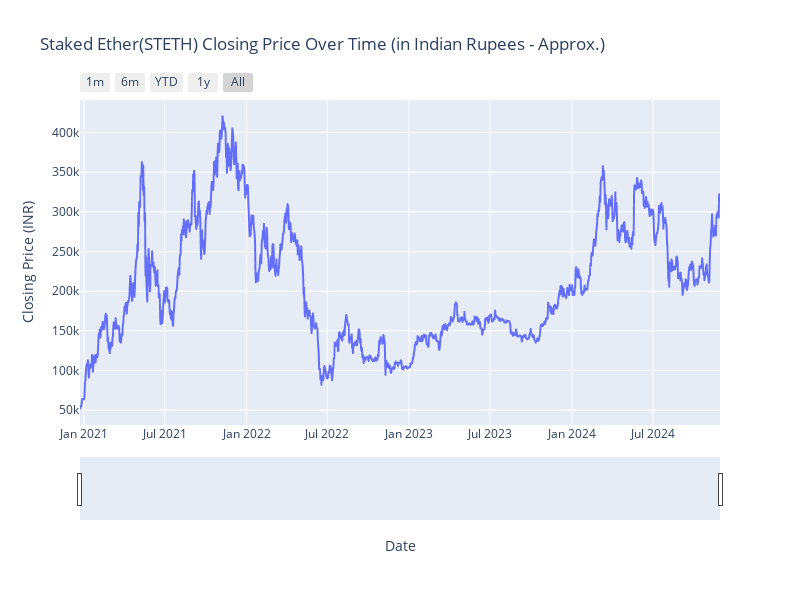

Write notebook code for a chart like this one.
### Code cell
# सुनिश्चित करें कि आपके पास आवश्यक लाइब्रेरीज़ स्थापित हैं:
# pip install plotly pandas

import pandas as pd
import plotly.express as px

# --- 1. कॉन्फ़िगरेशन ---
# आज की विनिमय दर का अनुमान (USD to INR)।
USD_TO_INR_RATE = 88.02145 
file_name = "STETH-USD From 2020 To Dec-2024.csv"

# --- 2. डेटा लोडिंग और तैयारी ---

# त्रुटि समाधान: पहले 'utf-8' का प्रयास करें, फिर 'latin-1' का उपयोग करें
try:
    df = pd.read_csv(file_name, encoding='utf-8') 
except UnicodeDecodeError:
    df = pd.read_csv(file_name, encoding='latin-1')
    
# 'Date' कॉलम को datetime ऑब्जेक्ट में बदलें
df['Date'] = pd.to_datetime(df['Date'])

# --- 3. मुद्रा परिवर्तन (INR Conversion) ---

# USD में Open और Close कीमतों को INR में बदलें
df['Open Price (INR)'] = df['Open'] * USD_TO_INR_RATE
df['Close Price (INR)'] = df['Close'] * USD_TO_INR_RATE

# --- 4. इंटरैक्टिव प्लॉट बनाना (Plotly Express) ---

fig = px.line(df,
              x='Date',
              y='Close Price (INR)',
              title='Staked Ether(STETH) Closing Price Over Time (in Indian Rupees - Approx.)',
              # Hover_data (Tooltip) में दिखाने के लिए अतिरिक्त जानकारी:
              hover_data={'Date': '|%Y-%m-%d',
                          'Open Price (INR)': ':.2f',
                          'Close Price (INR)': ':.2f',
                          'Close': False}
             )

# --- 5. ड्रिल-डाउन/ज़ूम और साइज़ सुविधाएँ जोड़ना ---

# X-axis में रेंज स्लाइडर जोड़ना
fig.update_xaxes(
    rangeslider_visible=True,
    # रेंज सेलेक्टर बटन जोड़ना
    rangeselector=dict(
        buttons=list([
            dict(count=1, label="1m", step="month", stepmode="backward"),
            dict(count=6, label="6m", step="month", stepmode="backward"),
            dict(count=1, label="YTD", step="year", stepmode="todate"),
            dict(count=1, label="1y", step="year", stepmode="backward"),
            dict(step="all", label="All")
        ])
    )
)

# प्लॉट लेआउट और साइज़ अपडेट करना
fig.update_layout(
    xaxis_title="Date",
    yaxis_title="Closing Price (INR)",
    hovermode="x unified",
    # यह साइज़ 10x6 के अनुपात में 1000x600 पिक्सल सेट करता है
    width=800,
    height=600
)

# जुपिटर नोटबुक में प्लॉट प्रदर्शित करना
fig.show()

### Figure 1 — Plotly figure (JSON) as saved in the notebook; plotly's stock layout.template omitted (floating-point values rounded to 4 significant figures; data arrays with more than 128 entries replaced by an {"elided": "..."} marker saying what was removed)
{"data": [{"customdata": {"elided": "1438x2 float values"}, "hovertemplate": "Date=%{x|%Y-%m-%d}<br>Close Price (INR)=%{y:.2f}<br>Open Price (INR)=%{customdata[0]:.2f}<extra></extra>", "legendgroup": "", "line": {"color": "#636efa", "dash": "solid"}, "marker": {"symbol": "circle"}, "mode": "lines", "name": "", "showlegend": false, "type": "scattergl", "x": {"elided": "1438 str values"}, "xaxis": "x", "y": {"elided": "1438 float values"}, "yaxis": "y"}], "layout": {"height": 600, "hovermode": "x unified", "legend": {"tracegroupgap": 0}, "title": {"text": "Staked Ether(STETH) Closing Price Over Time (in Indian Rupees - Approx.)"}, "width": 800, "xaxis": {"anchor": "y", "domain": [0, 1], "rangeselector": {"buttons": [{"count": 1, "label": "1m", "step": "month", "stepmode": "backward"}, {"count": 6, "label": "6m", "step": "month", "stepmode": "backward"}, {"count": 1, "label": "YTD", "step": "year", "stepmode": "todate"}, {"count": 1, "label": "1y", "step": "year", "stepmode": "backward"}, {"label": "All", "step": "all"}]}, "rangeslider": {"visible": true}, "title": {"text": "Date"}}, "yaxis": {"anchor": "x", "domain": [0, 1], "title": {"text": "Closing Price (INR)"}}}}
